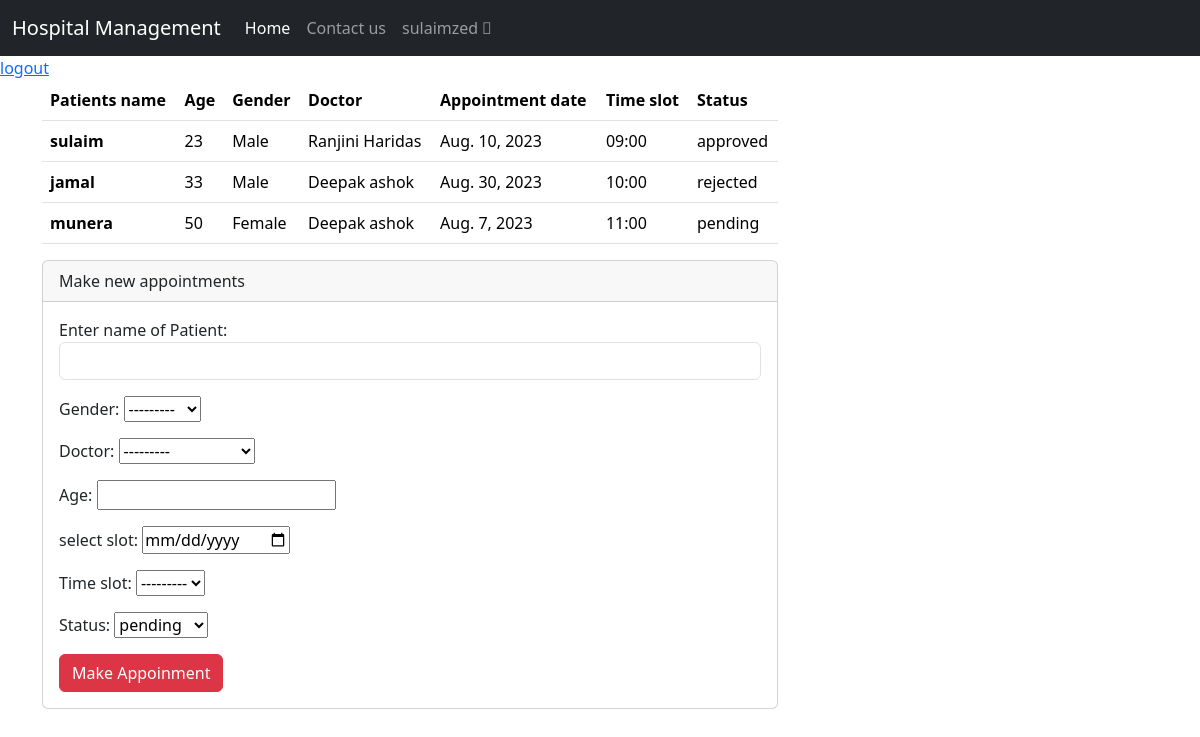
/patient (signed in), run on the app's committed database.
### clinic/models.py (models this page shows, shortened)
class Appoinment(models.Model):
    patient_name=models.CharField(max_length=200)
    option=(("Male","Male"),
            ("Female","Female"),
            ("Others","Others"))
    gender=models.CharField(max_length=20,choices=option)
    doctor=models.ForeignKey(Doctor,on_delete=models.CASCADE)
    age=models.PositiveIntegerField()
    user=models.ForeignKey(User,on_delete=models.CASCADE)
    date=models.DateField()
    time_slot=models.ForeignKey(TimeSlot,on_delete=models.CASCADE)
    status=models.CharField(max_length=200,choices=[("approved","approved"),("rejected","rejected"),("pending","pending")],default="pending")

class Doctor(models.Model):
    departments=[('Cardiologist','Cardiologist'),
('Neurology','Neurology'),
('General Medicine','General Medicine'),
('Ortho','Ortho')
]
    doctor_name=models.CharField(max_length=50)
    department=models.CharField(choices=departments,max_length=200,default="General Medicicne")
    qualification=models.CharField(max_length=200)
    photo=models.ImageField(upload_to="images",null=True,blank=True)
    def __str__(self):
        return self.doctor_name

class TimeSlot(models.Model):
    time_slot=models.TimeField()
    def __str__(self):
        return f"{self.time_slot.strftime('%H:%M')}"

### clinic/views.py (the view, shortened to what this page needs)
# urls.py: path('patient',views.AppoinmentView.as_view(),name="patientdash"),
@method_decorator(signin_required,name="dispatch")
class AppoinmentView(CreateView,ListView):
    template_name="patient_dash.html"
    form_class=AppoinmentForm
    model=Appoinment
    success_url=reverse_lazy("patientdash")
    context_object_name="appointments"
    def get_queryset(self):
        return Appoinment.objects.filter(user=self.request.user)

### clinic/forms.py
class AppoinmentForm(ModelForm):
    date=forms.DateField(label="select slot",widget=forms.NumberInput(attrs={"type":"date"}))
    patient_name=forms.CharField(label="Enter name of Patient",widget=forms.TextInput(attrs={"class":"form-control"}))
    age=forms.CharField(label="Age",widget=forms.NumberInput(attrs={"type":"age"}))
    class Meta:
        model=Appoinment
        fields=["patient_name","gender","doctor","age","date","time_slot","status"]

### clinic/views.py (called while the page is built)
def signin_required(fn):
    def wrapper(request,*args,**kw):
        if not request.user.is_authenticated:
            messages.error(request,"please login to perform the action")
            return redirect("log-in")
        else:
            return fn(request,*args,**kw)
    return wrapper

### clinic/templates/patient_dash.html (shortened to what this page needs)
{% include "base.html" %}
{% include "nav.html" %}
<a href="{%url 'log-out'%}"> logout</a>
<div class="container">
    <div class="row">
        <div class="col-8">
            <table class="table">
                <thead>
                  <tr>
                    <th scope="col">Patients name</th>
                    <th scope="col">Age</th>
                    <th scope="col">Gender</th>
                    <th scope="col">Doctor</th>
                    <th scope="col">Appointment date</th>
                    <th scope="col">Time slot</th>
                    <th scope="col">Status</th>
                  </tr>
                </thead>
                <tbody>
                {%for a in appointments%}
                  <tr>
                    <th scope="row">{{a.patient_name}}</th>
                    <td>{{a.age}}</td>
                    <td>{{a.gender}}</td>
                    <td>{{a.doctor}}</td>
                    <td>{{a.date}}</td>
                    <td>{{a.time_slot}}</td>
                    <td>{{a.status}}</td>
                  </tr>
                {%endfor%}
                </tbody>
              </table>
        </div>
        <div class="col-8">
            <div class="card">
                <div class="card-header">
                  Make new appointments
                </div>
                <div class="card-body">
                    <form action="" method="post">
                        {{form.as_p }}
                        <button type="submit" class="btn btn-danger">Make Appoinment</button>
                    </form>
                </div>
            </div>
        </div>
    </div>
</div>

### clinic/templates/nav.html (shortened to what this page needs)
    <nav class="navbar navbar-expand-lg navbar-dark  bg-dark">
        <div class="container-fluid">
          <a class="navbar-brand" href="#">Hospital Management</a>
          <div class="collapse navbar-collapse" id="navbarSupportedContent">
            <ul class="navbar-nav mr-auto mb-2 mb-lg-0">
              <li class="nav-item">
                <a class="nav-link active" aria-current="page" href="#">Home</a>
              </li>
              <li class="nav-item">
                <a class="nav-link" href="#">Contact us</a>
              </li>
              <li class="nav-item mr-1">
                <a class="nav-link" href="#">{{request.user}} &#xF4E1;</a>
              </li>
            </ul>
          </div>
        </div>
      </nav>

### data on the page
Appoinment: patient_name "sulaim", age "23", gender "Male", doctor "Ranjini Haridas", date "Aug. 10, 2023", time_slot "09:00", status "approved"
Appoinment: patient_name "jamal", age "33", gender "Male", doctor "Deepak ashok", date "Aug. 30, 2023", time_slot "10:00", status "rejected"
Appoinment: patient_name "munera", age "50", gender "Female", doctor "Deepak ashok", date "Aug. 7, 2023", time_slot "11:00", status "pending"
TimeSlot: time_slot "---------"

### other printed values
{{ request.user }} "sulaimzed"
